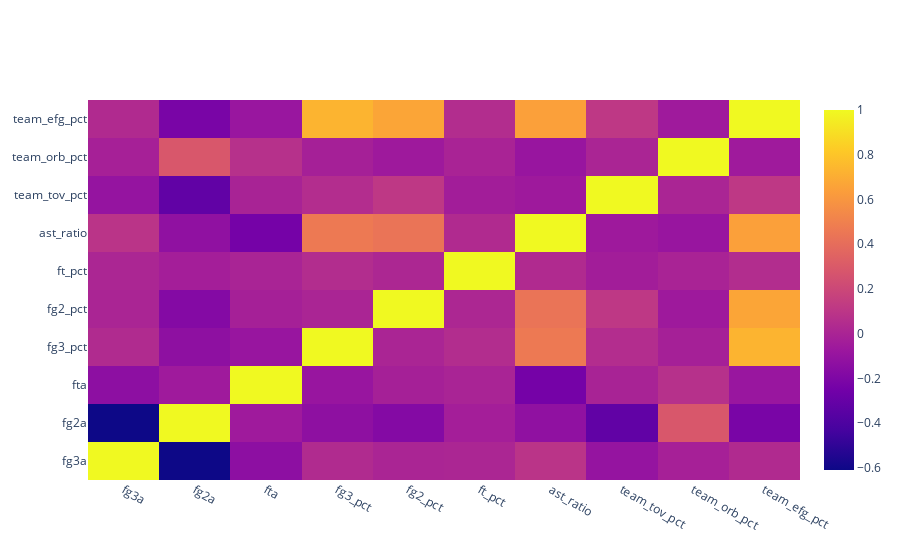

The code cell stored with this chart in its notebook:
### Markdown cell above
### Heatmap for feature correlation

### Code cell
import plotly.graph_objects as go

def heatmap(vars_heat: list):
    fig = go.Figure(data=go.Heatmap(
                    z=model_data[vars_heat].corr(),
                    x=model_data[vars_heat].columns,
                    y=model_data[vars_heat].columns,
                    hoverongaps=False))
    fig.show()

heatmap(x_vars)

### Figure 1 — Plotly figure (JSON) as saved in the notebook; plotly's stock layout.template omitted (floating-point values rounded to 4 significant figures)
{"data": [{"hoverongaps": false, "type": "heatmap", "x": ["fg3a", "fg2a", "fta", "fg3_pct", "fg2_pct", "ft_pct", "ast_ratio", "team_tov_pct", "team_orb_pct", "team_efg_pct"], "y": ["fg3a", "fg2a", "fta", "fg3_pct", "fg2_pct", "ft_pct", "ast_ratio", "team_tov_pct", "team_orb_pct", "team_efg_pct"], "z": [[1, -0.6092, -0.1374, 0.03724, 0.005178, 0.008921, 0.09075, -0.1006, -0.02058, 0.03555], [-0.6092, 1, -0.0581, -0.1307, -0.1754, -0.03205, -0.122, -0.3199, 0.2836, -0.2219], [-0.1374, -0.0581, 1, -0.0881, -0.02261, -0.002112, -0.2401, -0.007096, 0.07007, -0.08368], [0.03724, -0.1307, -0.0881, 1, 0.00542, 0.04864, 0.4622, 0.05013, -0.022, 0.7307], [0.005178, -0.1754, -0.02261, 0.00542, 1, 0.01509, 0.4375, 0.111, -0.06025, 0.6655], [0.008921, -0.03205, -0.002112, 0.04864, 0.01509, 1, 0.03564, -0.03842, -0.003174, 0.04769], [0.09075, -0.122, -0.2401, 0.4622, 0.4375, 0.03564, 1, -0.06069, -0.09036, 0.6449], [-0.1006, -0.3199, -0.007096, 0.05013, 0.111, -0.03842, -0.06069, 1, 0.005159, 0.1144], [-0.02058, 0.2836, 0.07007, -0.022, -0.06025, -0.003174, -0.09036, 0.005159, 1, -0.05659], [0.03555, -0.2219, -0.08368, 0.7307, 0.6655, 0.04769, 0.6449, 0.1144, -0.05659, 1]]}], "layout": {}}
